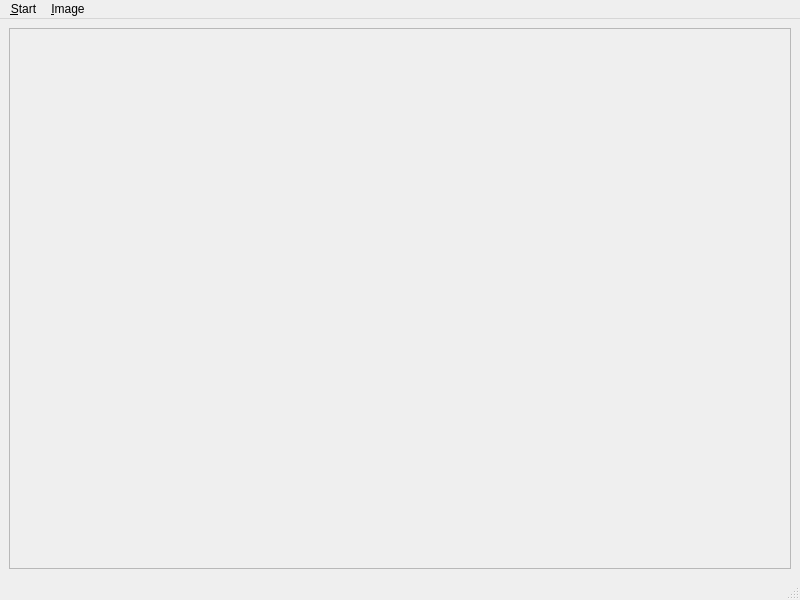
<?xml version="1.0" encoding="UTF-8"?>
<ui version="4.0">
 <class>MainWindow</class>
 <widget class="QMainWindow" name="MainWindow">
  <property name="geometry">
   <rect>
    <x>0</x>
    <y>0</y>
    <width>800</width>
    <height>600</height>
   </rect>
  </property>
  <property name="windowTitle">
   <string>photoChooser</string>
  </property>
  <widget class="QWidget" name="centralwidget">
   <layout class="QVBoxLayout" name="verticalLayout">
    <item>
     <widget class="QScrollArea" name="scrollArea">
      <property name="widgetResizable">
       <bool>true</bool>
      </property>
      <widget class="QWidget" name="scrollAreaWidgetContents">
       <property name="geometry">
        <rect>
         <x>0</x>
         <y>0</y>
         <width>780</width>
         <height>533</height>
        </rect>
       </property>
       <layout class="QGridLayout" name="gridLayout_2">
        <property name="margin">
         <number>0</number>
        </property>
        <property name="spacing">
         <number>0</number>
        </property>
        <item row="0" column="0">
         <widget class="QLabel" name="imageLabel">
          <property name="lineWidth">
           <number>0</number>
          </property>
          <property name="text">
           <string/>
          </property>
          <property name="alignment">
           <set>Qt::AlignCenter</set>
          </property>
          <property name="indent">
           <number>0</number>
          </property>
         </widget>
        </item>
       </layout>
      </widget>
     </widget>
    </item>
   </layout>
  </widget>
  <widget class="QMenuBar" name="menubar">
   <property name="geometry">
    <rect>
     <x>0</x>
     <y>0</y>
     <width>800</width>
     <height>25</height>
    </rect>
   </property>
   <widget class="QMenu" name="menuStart">
    <property name="title">
     <string>&amp;Start</string>
    </property>
    <addaction name="actionChoose"/>
    <addaction name="actionSort_Images"/>
    <addaction name="separator"/>
    <addaction name="actionQuit"/>
   </widget>
   <widget class="QMenu" name="menuImage">
    <property name="title">
     <string>&amp;Image</string>
    </property>
    <addaction name="action_Fit_to_Window"/>
    <addaction name="separator"/>
    <addaction name="actionZoom_In"/>
    <addaction name="actionZoom_Out"/>
    <addaction name="separator"/>
    <addaction name="action_Rotate_Left"/>
    <addaction name="action_Rotate_Right"/>
   </widget>
   <addaction name="menuStart"/>
   <addaction name="menuImage"/>
  </widget>
  <widget class="QStatusBar" name="statusbar"/>
  <action name="actionChoose">
   <property name="text">
    <string>&amp;Choose from Directory</string>
   </property>
   <property name="shortcut">
    <string>Ctrl+O</string>
   </property>
  </action>
  <action name="actionSort_Images">
   <property name="text">
    <string>&amp;Sort Images</string>
   </property>
   <property name="shortcut">
    <string>Ctrl+S</string>
   </property>
  </action>
  <action name="actionQuit">
   <property name="text">
    <string>&amp;Quit</string>
   </property>
   <property name="shortcut">
    <string>Ctrl+Q</string>
   </property>
  </action>
  <action name="action_Fit_to_Window">
   <property name="text">
    <string>&amp;Fit to Window</string>
   </property>
   <property name="shortcut">
    <string>Ctrl+Space</string>
   </property>
   <property name="autoRepeat">
    <bool>false</bool>
   </property>
  </action>
  <action name="actionZoom_In">
   <property name="text">
    <string>Zoom &amp;In</string>
   </property>
   <property name="shortcut">
    <string>Ctrl++</string>
   </property>
  </action>
  <action name="actionZoom_Out">
   <property name="text">
    <string>Zoom &amp;Out</string>
   </property>
   <property name="shortcut">
    <string>Ctrl+-</string>
   </property>
  </action>
  <action name="action_Rotate_Left">
   <property name="text">
    <string>Rotate &amp;Left</string>
   </property>
   <property name="shortcut">
    <string>Ctrl+R</string>
   </property>
  </action>
  <action name="action_Rotate_Right">
   <property name="text">
    <string>Rotate &amp;Right</string>
   </property>
   <property name="shortcut">
    <string>Ctrl+T</string>
   </property>
  </action>
 </widget>
 <resources/>
 <connections/>
</ui>
